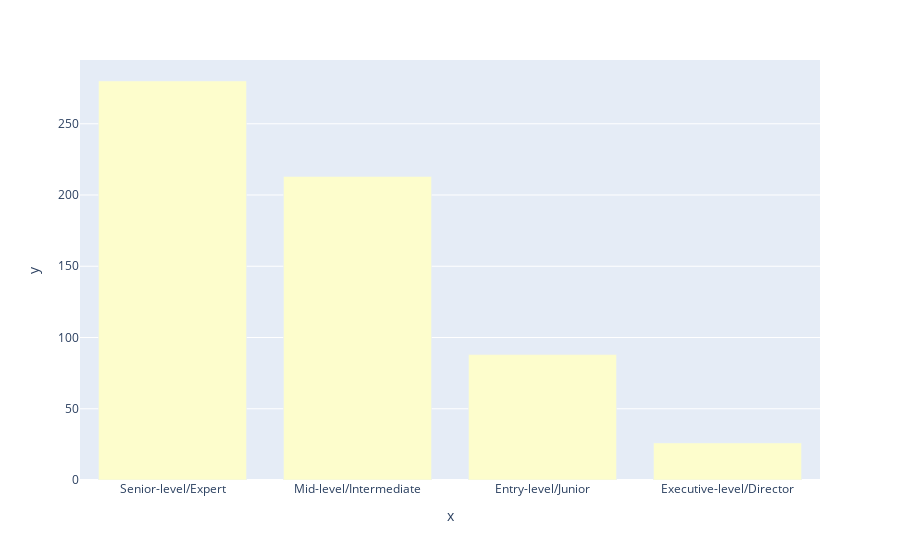

Notebook cell for this chart:
### Markdown cell above
### Experience Level

### Code cell
experience_level = df_salary['experience_level'].value_counts()
px.bar(y=experience_level.values, x=experience_level.index, color_discrete_sequence=px.colors.sequential.deep)

### Figure 1 — Plotly figure (JSON) as saved in the notebook; plotly's stock layout.template omitted (floating-point values rounded to 4 significant figures)
{"data": [{"alignmentgroup": "True", "hovertemplate": "x=%{x}<br>y=%{y}<extra></extra>", "legendgroup": "", "marker": {"color": "rgb(253, 253, 204)", "pattern": {"shape": ""}}, "name": "", "offsetgroup": "", "orientation": "v", "showlegend": false, "textposition": "auto", "type": "bar", "x": ["Senior-level/Expert", "Mid-level/Intermediate", "Entry-level/Junior", "Executive-level/Director"], "xaxis": "x", "y": [280, 213, 88, 26], "yaxis": "y"}], "layout": {"barmode": "relative", "legend": {"tracegroupgap": 0}, "margin": {"t": 60}, "xaxis": {"anchor": "y", "domain": [0, 1], "title": {"text": "x"}}, "yaxis": {"anchor": "x", "domain": [0, 1], "title": {"text": "y"}}}}
